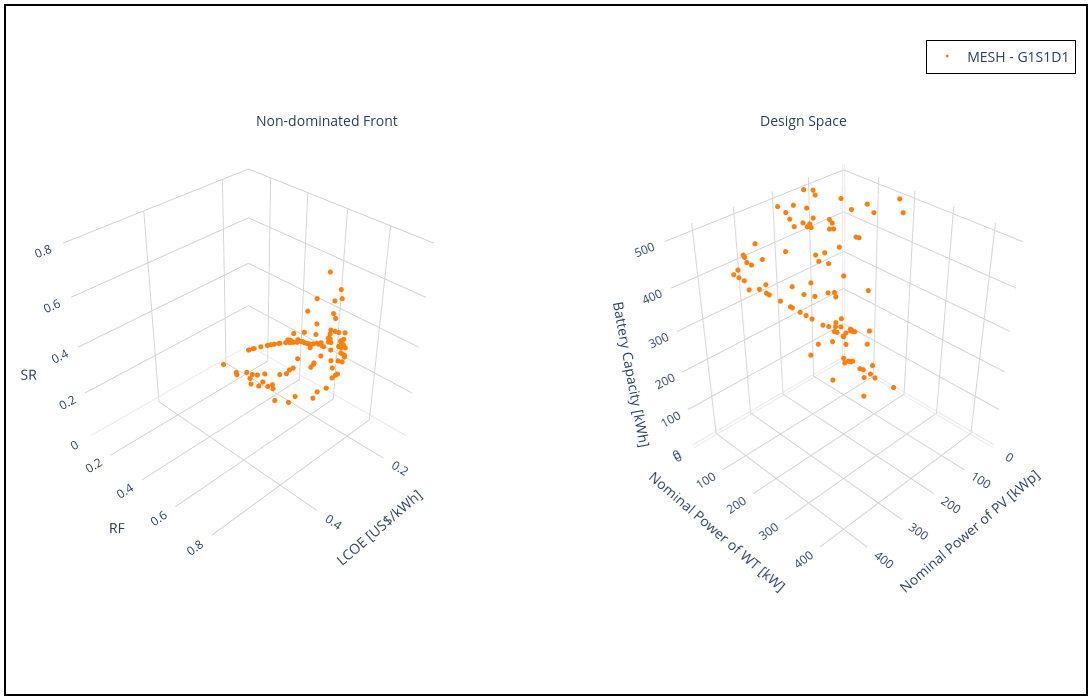

Notebook code cell kept with this figure:
### Markdown cell above
# 3D Plotting:

### Code cell
position_dim = 3 # Number of variables
design_space = []
pareto_front = []

# LAG AGM(0) Li4Ti5O12(1) LiCoO2(2) LiFePO4(3) LiMnO2(4) LiNiCoMnO2(5) LiNiCoAlO2(6) LiPoly(7) NaNiCl(8) NaS(9) NiCd(10) NiMH(11) RFV(12) Zn/Br Redox(13)
# bat_name = ['LAG', 'LTO', 'LCO', 'LFP', 'LMO', 'LNCMO', 'LNCAO', 'LPoly', 'NNC', 'NaS', 'NiC', 'NMH', 'RFV', 'ZnBr']

# Lead_Acid(0) Li-ion(1) ZEBRA(2) NaS(3) NiCd(4) NiMH(5) RFV(6) ZnBr(7)
select_bat = 0
bat_name = ['Lead_Acid', 'Li-ion', 'ZEBRA', 'NaS', 'NiCd', 'NiMH', 'RFV', 'ZnBr']
experiment_name = bat_name[select_bat]

# Choosing the files
choose_global_best_attribution_type = [0] # [0, 1, 2 ,3]
choose_dm_pool_type = [0] # [0, 1, 2]
choose_de_mutation_type = [0] # [0, 1, 2, 3, 4]

# Name of chosen files
file_names = [
        f"MESH_G{i+1}S{j+1}D{k+1}_{experiment_name}_3_3.pkl"
        for i in choose_global_best_attribution_type
        for j in choose_dm_pool_type
        for k in choose_de_mutation_type
    ]
num_dataset = len(file_names) # Number of dataset

##### Color setup #####
solid_colors = [mcolors.to_hex(cm.tab10(i+1)) for i in range(num_dataset)] # List with solid colors
colorscales = pc.named_colorscales() # List of color scales
num_scales = len(colorscales)
#######################

##### Marker setup #####
marker_symbols = ['circle', 'circle-open', 'diamond', 'diamond-open', 'square', 'square-open', 'x']
num_symbols = len(marker_symbols)
#######################

for i in range(num_dataset):
  with open("../results/" + file_names[i], "rb") as f:
    r = pickle.load(f)
    design_space.append(
      go.Scatter3d(x=r['combined'][0][:,0], 
                   y=r['combined'][0][:,1],
                   z=r['combined'][0][:,2], #[150]*len(r['combined'][0][:,0]),
                   mode='markers', marker=dict(size=3, color=solid_colors[i]), #r['combined'][1][:,1], colorscale=colorscales[(i+1) % num_scales]),
                   name='MESH - ' + file_names[i][5:11])
    )
    pareto_front.append(
      go.Scatter3d(x=r['combined'][1][:,0],
                   y=-r['combined'][1][:,1],
                   z=r['combined'][1][:,2],
                   mode='markers', marker=dict(size=3, color=solid_colors[i]), #color=r['combined'][1][:,1], colorscale=colorscales[(i+1) % num_scales]),
                   name='MESH - ' + file_names[i][5:11],
                   showlegend=False)
    )

fig = make_subplots(rows=1, cols=2, specs=[[{'type': 'scatter3d'}, {'type': 'scatter3d'}]])

for i in range(num_dataset):
    fig.add_trace(pareto_front[i], row=1, col=1)
    fig.add_trace(design_space[i], row=1, col=2)

axis_range = None

# Setting layout
fig.update_layout(
    shapes=[
        dict(
            type="rect",
            xref="paper", yref="paper",
            x0=0, y0=0, x1=1, y1=1,
            line=dict(color="black", width=2),
            fillcolor="rgba(0,0,0,0)"
        )
    ],
    annotations=[
        dict(text="Non-dominated Front", x=0.23, y=0.85, showarrow=False, font=dict(size=14)),
        dict(text="Design Space", x=0.78, y=0.85, showarrow=False, font=dict(size=14))
    ],
    scene=dict(
        camera=dict(
          eye=dict(x=2,y=2,z=2)
        ),
        xaxis=dict(
            title=dict(text='LCOE [US$/kWh]', font=dict(size=14)),
            tickfont=dict(size=12),
            backgroundcolor='white',   # X-axis background
            gridcolor='lightgray',     # Grid color on X axis 
            showbackground=True,       # Show background
            range=axis_range
        ),
        yaxis=dict(
            title=dict(text='RF', font=dict(size=14)),
            tickfont=dict(size=12),
            backgroundcolor='white',   # Y-axis background
            gridcolor='lightgray',     # Grid color on Y axis
            showbackground=True,       # Show background
            range=axis_range
        ),
        zaxis=dict(
            title=dict(text='SR', font=dict(size=14)),
            tickfont=dict(size=12),
            backgroundcolor='white',   # Z-axis background
            gridcolor='lightgray',     # Grid color on Z axis
            showbackground=True,       # Show background
            range=axis_range
        ),
        aspectmode='cube'
    ),
    scene2=dict(
        camera=dict(
          eye=dict(x=2,y=2,z=2)
        ),
        xaxis=dict(
            title=dict(text='Nominal Power of PV [kWp]', font=dict(size=14)),
            tickfont=dict(size=12),
            backgroundcolor='white',   # X-axis background
            gridcolor='lightgray',     # Grid color on X axis 
            showbackground=True,       # Show background
            range=axis_range
        ),
        yaxis=dict(
            title=dict(text='Nominal Power of WT [kW]', font=dict(size=14)),
            tickfont=dict(size=12),
            backgroundcolor='white',   # Y-axis background
            gridcolor='lightgray',     # Grid color on Y axis
            showbackground=True,       # Show background
            range=axis_range
        ),
        zaxis=dict(
            title=dict(text='Battery Capacity [kWh]', font=dict(size=14)),
            tickfont=dict(size=12),
            backgroundcolor='white',   # Z-axis background
            gridcolor='lightgray',     # Grid color on Z axis
            showbackground=True,       # Show background
            range=axis_range
        )
    ),
    legend=dict(
        x=0.99,
        y=0.95,
        xanchor="right",
        yanchor="top",
        bgcolor="rgba(255,255,255,0.8)",
        bordercolor="black",
        borderwidth=1,
        font=dict(size=14)
    ),
    showlegend=True,
    # title=dict(
    #     text='MESH - ' + experiment_name,
    #     x=0.5,  # Centering the title
    #     y=0.95,
    #     xanchor='center',
    #     yanchor='top'
    # ),
    margin=dict(l=5, r=5, b=5, t=5), # Rearrange the margin
    width=1200,   # Figure width (pixels)
    height=700,  # Figure height (pixels)
    paper_bgcolor="white",
    plot_bgcolor='white'
)

fig.show()

### Figure 1 — Plotly figure (JSON) as saved in the notebook; plotly's stock layout.template omitted (floating-point values rounded to 4 significant figures)
{"data": [{"marker": {"color": "#ff7f0e", "size": 3}, "mode": "markers", "name": "MESH - G1S1D1", "scene": "scene", "showlegend": false, "type": "scatter3d", "x": [0.2201, 0.2041, 0.1971, 0.1922, 0.1651, 0.1659, 0.1502, 0.1401, 0.1869, 0.1701, 0.1433, 0.2206, 0.1909, 0.1897, 0.2019, 0.1583, 0.1872, 0.1846, 0.1773, 0.2084, 0.221, 0.1824, 0.2258, 0.1999, 0.2056, 0.1748, 0.1547, 0.2151, 0.2272, 0.1774, 0.1488, 0.1579, 0.2032, 0.1684, 0.1714, 0.167, 0.1802, 0.2023, 0.2353, 0.1772, 0.2195, 0.2256, 0.2126, 0.2363, 0.1928, 0.1928, 0.1857, 0.2154, 0.2107, 0.1847, 0.2203, 0.2265, 0.254, 0.2998, 0.2326, 0.269, 0.3189, 0.2485, 0.24, 0.2889, 0.2887, 0.2471, 0.2393, 0.2642, 0.2813, 0.2493, 0.34, 0.276, 0.3913, 0.3314, 0.3248, 0.3693, 0.3553, 0.3624, 0.4723, 0.4454, 0.3766, 0.384, 0.4662, 0.4368, 0.3955, 0.5549, 0.5638, 0.5063, 0.4071, 0.4152, 0.4237, 0.429, 0.4468, 0.4574, 0.4617, 0.478, 0.4927, 0.4953, 0.5145, 0.5228, 0.5376, 0.5528, 0.5648, 0.5648], "y": [0.1006, 0.219, 0.2722, 0.3087, 0.4228, 0.4832, 0.4688, 0.5589, 0.6634, 0.4101, 0.5042, 0.3274, 0.6816, 0.3941, 0.2492, 0.535, 0.4288, 0.4408, 0.4721, 0.3591, 0.1858, 0.4572, 0.1994, 0.3707, 0.323, 0.6366, 0.6149, 0.262, 0.2927, 0.5637, 0.6331, 0.6549, 0.7472, 0.6157, 0.6233, 0.52, 0.5525, 0.7005, 0.8003, 0.5976, 0.4114, 0.5148, 0.5284, 0.4548, 0.6763, 0.7094, 0.5747, 0.6319, 0.7399, 0.6521, 0.7315, 0.7664, 0.8359, 0.8718, 0.7255, 0.8488, 0.8853, 0.8261, 0.814, 0.8658, 0.8658, 0.7043, 0.777, 0.8412, 0.8589, 0.8188, 0.8976, 0.8509, 0.9211, 0.8898, 0.881, 0.9087, 0.8982, 0.9025, 0.9457, 0.9391, 0.9103, 0.9145, 0.9443, 0.9359, 0.918, 0.9597, 0.9607, 0.9526, 0.9225, 0.9264, 0.9301, 0.9302, 0.9386, 0.9417, 0.9428, 0.9469, 0.9501, 0.9506, 0.9539, 0.9552, 0.9574, 0.9594, 0.9608, 0.9608], "z": [0, 0.0001048, 0.005553, 0.0237, 0.2458, 0.2786, 0.354, 0.548, 0.4538, 0.2026, 0.4175, 1.926e-18, 0.4443, 0.05937, 0.00192, 0.3318, 0.07756, 0.09906, 0.1608, 0.001258, -3.157e-20, 0.1139, -1.297e-20, 0.007178, 0.003355, 0.3622, 0.4609, 0.000758, -1.739e-18, 0.1837, 0.5106, 0.4885, 0.3948, 0.3118, 0.301, 0.2247, 0.161, 0.2485, 0.4737, 0.2311, 0.0274, 0.01781, 0.04021, 0.007632, 0.2607, 0.3386, 0.1907, 0.08738, 0.3061, 0.3388, 0.2356, 0.2759, 0.4451, 0.5619, 0.1988, 0.4768, 0.5887, 0.4051, 0.3844, 0.5178, 0.5134, 0.1861, 0.2888, 0.4316, 0.48, 0.3749, 0.6029, 0.4504, 0.6562, 0.5594, 0.5214, 0.6013, 0.5689, 0.5812, 0.7197, 0.6936, 0.6035, 0.6157, 0.7128, 0.6785, 0.6245, 0.771, 0.7759, 0.739, 0.6369, 0.6482, 0.6591, 0.6684, 0.6858, 0.6967, 0.701, 0.7161, 0.7284, 0.7305, 0.745, 0.7508, 0.7605, 0.7697, 0.7765, 0.7765]}, {"marker": {"color": "#ff7f0e", "size": 3}, "mode": "markers", "name": "MESH - G1S1D1", "scene": "scene2", "type": "scatter3d", "x": [10, 10, 10, 10, 10, 10, 10, 10, 10, 12.87, 14.05, 16.47, 19.5, 21.28, 22.01, 28.13, 31.62, 31.62, 31.62, 35.78, 36.06, 36.06, 40.23, 42.49, 50.65, 50.9, 50.9, 59.86, 69.62, 76.19, 83.76, 83.76, 83.76, 85.72, 85.72, 91.49, 91.49, 102.3, 102.3, 103.4, 113.6, 114.9, 114.9, 127.0, 127.0, 127.0, 127.9, 127.9, 160.7, 171.3, 171.3, 181.7, 184.9, 186.5, 191.8, 191.8, 198.7, 202.9, 202.9, 207.0, 212.9, 218.2, 224.4, 230.9, 233.3, 238.3, 245.1, 253.6, 307.0, 315.4, 350.9, 379.2, 393.3, 397.4, 399.8, 405.3, 406.5, 406.6, 408.5, 432.8, 434.6, 448.6, 449.6, 450.0, 450, 450, 450, 450, 450, 450, 450, 450, 450, 450, 450, 450, 450, 450, 450, 450], "y": [10, 27.43, 35.53, 41.85, 77.92, 95.65, 102.3, 177.7, 182.9, 69.69, 121.0, 40.55, 180.4, 52.23, 26.19, 106.3, 54.23, 57.93, 68.99, 36.13, 10, 59.81, 10, 35.0, 23.63, 127.4, 145.9, 10, 10, 67.43, 150.7, 150.7, 150.7, 93.39, 93.39, 55.06, 55.06, 94.87, 186.6, 67.43, 10, 25.45, 29.25, 10, 79.07, 103.2, 45.74, 45.74, 87.79, 66.75, 66.75, 78.05, 146.0, 219.8, 49.83, 160.8, 239.3, 119.4, 109.0, 180.4, 175.1, 32.07, 63.71, 120.6, 146.0, 90.82, 234.1, 120.6, 269.4, 164.2, 120.6, 174.5, 138.1, 147.1, 332.5, 282.7, 164.4, 177.2, 315.3, 246.4, 174.1, 434.4, 448.6, 351.1, 181.7, 195.8, 210.4, 221.9, 249.9, 267.9, 275.4, 303.1, 328.0, 332.5, 365.0, 379.0, 404.1, 429.7, 450, 450], "z": [10, 10, 12.42, 17.55, 10, 132.4, 10, 10, 466.8, 10, 10, 427.9, 500, 115.8, 10, 109.0, 128.3, 128.3, 128.3, 267.5, 128.3, 128.3, 214.2, 154.2, 130.1, 274.1, 79.37, 128.3, 330.1, 162.0, 10, 64.58, 500, 130.3, 162.1, 10, 122.2, 500, 500, 134.0, 270.9, 500, 349.5, 500, 280.3, 280.3, 128.3, 500, 375.0, 130.1, 451.1, 500, 500, 489.8, 500, 500, 500, 500, 483.5, 500, 500, 500, 500, 500, 500, 500, 495.9, 500, 500, 486.8, 500, 499.4, 499.6, 500, 500, 500, 500, 500, 500.0, 500, 500, 500, 500, 500, 500, 500, 500, 486.8, 500, 500, 500, 500, 500, 500, 500.0, 500.0, 500, 500, 500.0, 500]}], "layout": {"annotations": [{"font": {"size": 14}, "showarrow": false, "text": "Non-dominated Front", "x": 0.23, "y": 0.85}, {"font": {"size": 14}, "showarrow": false, "text": "Design Space", "x": 0.78, "y": 0.85}], "height": 700, "legend": {"bgcolor": "rgba(255,255,255,0.8)", "bordercolor": "black", "borderwidth": 1, "font": {"size": 14}, "x": 0.99, "xanchor": "right", "y": 0.95, "yanchor": "top"}, "margin": {"b": 5, "l": 5, "r": 5, "t": 5}, "paper_bgcolor": "white", "plot_bgcolor": "white", "scene": {"aspectmode": "cube", "camera": {"eye": {"x": 2, "y": 2, "z": 2}}, "domain": {"x": [0, 0.45], "y": [0, 1]}, "xaxis": {"backgroundcolor": "white", "gridcolor": "lightgray", "showbackground": true, "tickfont": {"size": 12}, "title": {"font": {"size": 14}, "text": "LCOE [US$/kWh]"}}, "yaxis": {"backgroundcolor": "white", "gridcolor": "lightgray", "showbackground": true, "tickfont": {"size": 12}, "title": {"font": {"size": 14}, "text": "RF"}}, "zaxis": {"backgroundcolor": "white", "gridcolor": "lightgray", "showbackground": true, "tickfont": {"size": 12}, "title": {"font": {"size": 14}, "text": "SR"}}}, "scene2": {"camera": {"eye": {"x": 2, "y": 2, "z": 2}}, "domain": {"x": [0.55, 1], "y": [0, 1]}, "xaxis": {"backgroundcolor": "white", "gridcolor": "lightgray", "showbackground": true, "tickfont": {"size": 12}, "title": {"font": {"size": 14}, "text": "Nominal Power of PV [kWp]"}}, "yaxis": {"backgroundcolor": "white", "gridcolor": "lightgray", "showbackground": true, "tickfont": {"size": 12}, "title": {"font": {"size": 14}, "text": "Nominal Power of WT [kW]"}}, "zaxis": {"backgroundcolor": "white", "gridcolor": "lightgray", "showbackground": true, "tickfont": {"size": 12}, "title": {"font": {"size": 14}, "text": "Battery Capacity [kWh]"}}}, "shapes": [{"fillcolor": "rgba(0,0,0,0)", "line": {"color": "black", "width": 2}, "type": "rect", "x0": 0, "x1": 1, "xref": "paper", "y0": 0, "y1": 1, "yref": "paper"}], "showlegend": true, "width": 1200}}
